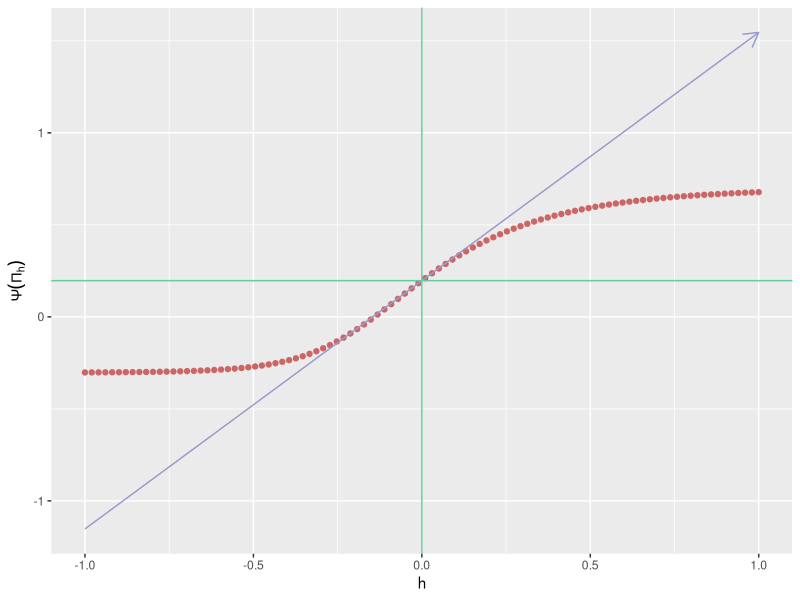
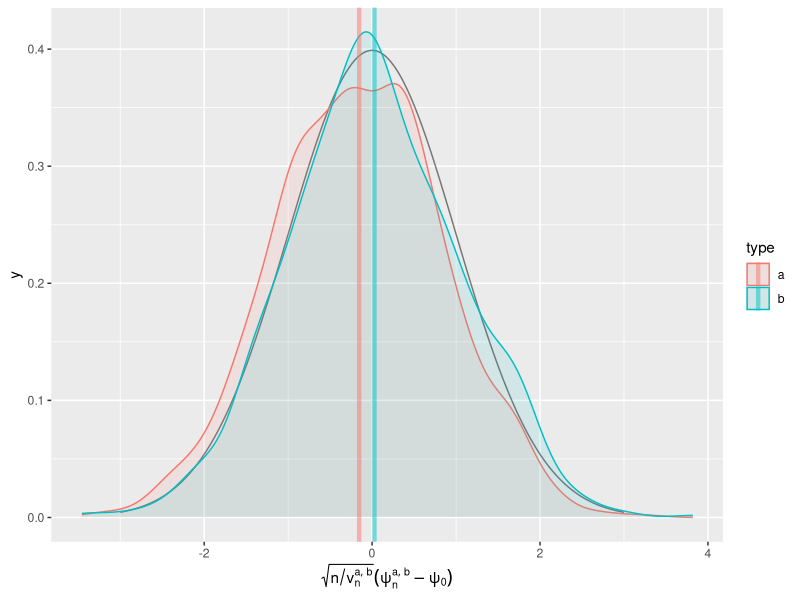

Recreate these plots in R, in order. (Note: this script raises an error after producing the figures.)
## ----setup, echo = FALSE-------------------------------------------------
knitr::opts_chunk$set(
  fig.height = 4, 
  fig.path = 'img/',
  fig.width = 12,
  message = FALSE,
  size = "tiny",
  warning = FALSE,
  warnings = FALSE
)

## ----visible-setup-------------------------------------------------------
set.seed(54321) ## because reproducibility matters...
suppressMessages(library(R.utils)) ## make sure it is installed
suppressMessages(library(tidyverse)) ## make sure it is installed
suppressMessages(library(caret)) ## make sure it is installed
expit <- plogis
logit <- qlogis

## ----simulation----------------------------------------------------------
draw_from_experiment <- function(n, ideal = FALSE) {
  ## preliminary
  n <- Arguments$getInteger(n, c(1, Inf))
  ideal <- Arguments$getLogical(ideal)
  ## ## 'Gbar' and 'Qbar' factors
  Gbar <- function(W) {
    expit(-0.2 + 3 * sqrt(W) - 1.5 * W)
  }
  Qbar <- function(AW) {
    A <- AW[, 1]
    W <- AW[, 2]
    A * (cos((1 + W) * pi / 5) + (1/3 <= W & W <= 1/2) / 10) +
      (1 - A) * (sin(4 * W^2 * pi) / 4 + 1/2) 
  }
  ## sampling
  ## ## context
  mixture_weights <- c(1/10, 9/10, 0)
  mins <- c(0, 11/30, 0)
  maxs <- c(1, 14/30, 1)
  latent <- findInterval(runif(n), cumsum(mixture_weights)) + 1
  W <- runif(n, min = mins[latent], max = maxs[latent])
  ## ## counterfactual rewards
  zeroW <- cbind(A = 0, W)
  oneW <- cbind(A = 1, W)
  Qbar.zeroW <- Qbar(zeroW)
  Qbar.oneW <- Qbar(oneW)
  Yzero <- rbeta(n, shape1 = 2, shape2 = 2 * (1 - Qbar.zeroW) / Qbar.zeroW)
  Yone <- rbeta(n, shape1 = 3, shape2 = 3 * (1 - Qbar.oneW) / Qbar.oneW)
  ## ## action undertaken
  A <- rbinom(n, size = 1, prob = Gbar(W))
  ## ## actual reward
  Y <- A * Yone + (1 - A) * Yzero
  ## ## observation
  if (ideal) {
    obs <- cbind(W = W, Yzero = Yzero, Yone = Yone, A = A, Y = Y)
  } else {
    obs <- cbind(W = W, A = A, Y = Y)
  }
  attr(obs, "Gbar") <- Gbar
  attr(obs, "Qbar") <- Qbar
  attr(obs, "QW") <- function(W) {
    out <- sapply(1:length(mixture_weights),
                  function(ii){
                    mixture_weights[ii] *
                      dunif(W, min = mins[ii], max = maxs[ii])
                  })
    return(rowSums(out))
  }
  attr(obs, "qY") <- function(AW, Y, Qbar){
    A <- AW[, 1]
    W <- AW[, 2]
    Qbar.AW <- do.call(Qbar, list(AW)) # is call to 'do.call' necessary?
    shape1 <- ifelse(A == 0, 2, 3)
    dbeta(Y, shape1 = shape1, shape2 = shape1 * (1 - Qbar.AW) / Qbar.AW)
  }
  ##
  return(obs)
}

## ----draw-five-obs-------------------------------------------------------
(five_obs <- draw_from_experiment(5))

## ----approx-psi-0-a-one--------------------------------------------------
integrand <- function(w) {
  Qbar <- attr(five_obs, "Qbar")
  QW <- attr(five_obs, "QW")
  ( Qbar(cbind(1, w)) - Qbar(cbind(0, w)) ) * QW(w)
}
(psi_zero <- integrate(integrand, lower = 0, upper = 1)$val)

## ----DAG-----------------------------------------------------------------
## plot the causal diagram

## ----approx-psi-zero-a-two-----------------------------------------------
B <- 1e6 ## Antoine: 1e6 eventually
ideal_obs <- draw_from_experiment(B, ideal = TRUE)
(psi_approx <- mean(ideal_obs[, "Yone"] - ideal_obs[, "Yzero"]))

## ----approx-psi-zero-b---------------------------------------------------
sd_approx <- sd(ideal_obs[, "Yone"] - ideal_obs[, "Yzero"])
alpha <- 0.05
(psi_approx_CI <- psi_approx + c(-1, 1) * qnorm(1 - alpha / 2) * sd_approx / sqrt(B))

## ----another-simulation--------------------------------------------------
draw_from_another_experiment <- function(n, h = 0) {
  ## preliminary
  n <- Arguments$getInteger(n, c(1, Inf))
  h <- Arguments$getNumeric(h)
  ## ## 'Gbar' and 'Qbar' factors
  Gbar <- function(W) {
    sin((1 + W) * pi / 6)
  }
  Qbar <- function(AW, hh = h) {
    A <- AW[, 1]
    W <- AW[, 2]
    expit( logit( A *  W + (1 - A) * W^2 ) +
           hh * 10 * sqrt(W) * A )
  }
  ## sampling
  ## ## context
  W <- runif(n, min = 1/10, max = 9/10)
  ## ## action undertaken
  A <- rbinom(n, size = 1, prob = Gbar(W))
  ## ## reward
  shape1 <- 4
  QAW <- Qbar(cbind(A, W))
  Y <- rbeta(n, shape1 = shape1, shape2 = shape1 * (1 - QAW) / QAW)
  ## ## observation
  obs <- cbind(W = W, A = A, Y = Y)
  attr(obs, "Gbar") <- Gbar
  attr(obs, "Qbar") <- Qbar
  attr(obs, "QW") <- function(x){dunif(x, min = 1/10, max = 9/10)}
  attr(obs, "shape1") <- shape1
  attr(obs, "qY") <- function(AW, Y, Qbar, shape1){
    A <- AW[,1]; W <- AW[,2]
    Qbar.AW <- do.call(Qbar, list(AW))
    dbeta(Y, shape1 = shape1, shape2 = shape1 * (1 - Qbar.AW) / Qbar.AW)
  }
  ##
  return(obs)
}

## ----approx-psi-one------------------------------------------------------
five_obs_from_another_experiment <- draw_from_another_experiment(5)
another_integrand <- function(w) {
  Qbar <- attr(five_obs_from_another_experiment, "Qbar")
  QW <- attr(five_obs_from_another_experiment, "QW")
  ( Qbar(cbind(1, w)) - Qbar(cbind(0, w)) ) * QW(w)
}
(psi_Pi_zero <- integrate(another_integrand, lower = 0, upper = 1)$val)

## ----psi-approx-psi-one,  fig.cap =  "Evolution of statistical parameter $\\Psi$ along fluctuation $\\{\\Pi_{h} : h \\in H\\}$."----
approx <- seq(-1, 1, length.out = 1e2)
psi_Pi_h <- sapply(approx, function(t) {
  obs_from_another_experiment <- draw_from_another_experiment(1, h = t)
  integrand <- function(w) {
    Qbar <- attr(obs_from_another_experiment, "Qbar")
    QW <- attr(obs_from_another_experiment, "QW")
    ( Qbar(cbind(1, w)) - Qbar(cbind(0, w)) ) * QW(w)
  }
  integrate(integrand, lower = 0, upper = 1)$val  
})
slope_approx <- (psi_Pi_h - psi_Pi_zero) / approx
slope_approx <- slope_approx[min(which(approx > 0))]
ggplot() +
  geom_point(data = data.frame(x = approx, y = psi_Pi_h), aes(x, y),
             color = "#CC6666") +
  geom_segment(aes(x = -1, y = psi_Pi_zero - slope_approx,
                   xend = 1, yend = psi_Pi_zero + slope_approx),
               arrow = arrow(length = unit(0.03, "npc")),
               color = "#9999CC") +
  geom_vline(xintercept = 0, color = "#66CC99") +
  geom_hline(yintercept = psi_Pi_zero, color = "#66CC99") +
  labs(x = "h", y = expression(Psi(Pi[h]))) 

## ----eic-----------------------------------------------------------------
eic <- function(obs, psi) {
  Qbar <- attr(obs, "Qbar")
  Gbar <- attr(obs, "Gbar")
  QAW <- Qbar(obs[, c("A", "W")])
  GW <- Gbar(obs[, "W"])
  lGAW <- obs[, "A"] * GW + (1 - obs[, "A"]) * (1 - GW)
  ( Qbar(cbind(1, obs[, "W"])) - Qbar(cbind(0, obs[, "W"])) - psi ) +
    (2 * obs[, "A"] - 1) / lGAW * (obs[, "Y"] - QAW)
}

(eic(five_obs, psi = psi_approx))
(eic(five_obs_from_another_experiment, psi = psi_Pi_zero))

## ----cramer-rao----------------------------------------------------------
obs <- draw_from_experiment(B)
(cramer_rao_hat <- var(eic(obs, psi = psi_approx)))

## ----cramer-rao-another-experiment---------------------------------------
obs_from_another_experiment <- draw_from_another_experiment(B)
(cramer_rao_Pi_zero_hat <- var(eic(obs_from_another_experiment, psi = 59/300)))
(ratio <- sqrt(cramer_rao_Pi_zero_hat/cramer_rao_hat))

## ----recover-slope-------------------------------------------------------
sigma0_draw_from_another_experiment <- function(obs) { 
  ## preliminary
  Qbar <- attr(obs, "Qbar")
  QAW <- Qbar(obs[, c("A", "W")])
  shape1 <- Arguments$getInteger(attr(obs, "shape1"), c(1, Inf))
  ## computations
  betaAW <- shape1 * (1 - QAW) / QAW
  out <- log(1 - obs[, "Y"])
  for (int in 1:shape1) {
    out <- out + 1/(int - 1 + betaAW)
  }
  out <- - out * shape1 * (1 - QAW) / QAW * 10 * sqrt(obs[, "W"]) * obs[, "A"]
  ## no need to center given how we will use it
  return(out)
}

vars <- eic(obs_from_another_experiment, psi = 59/300) *
  sigma0_draw_from_another_experiment(obs_from_another_experiment)
sd_hat <- sd(vars)
(slope_hat <- mean(vars))
(slope_CI <- slope_hat + c(-1, 1) * qnorm(1 - alpha / 2) * sd_hat / sqrt(B))

## ----known-Gbar-one-a----------------------------------------------------
Gbar <- attr(obs, "Gbar")

iter <- 1e3

## ----known-Gbar-one-b, fig.cap = "Kernel density estimators of the law of two estimators of $\\psi_{0}$ (recentered and renormalized), one of them misconceived (a), the other assuming that $\\Gbar_{0}$ is known (b). Built based on `iter` independent realizations of each estimator."----
psi_hat_ab <- obs %>% as_tibble() %>% mutate(id = 1:n() %% iter) %>%
  mutate(lGAW = A * Gbar(W) + (1 - A) * (1 - Gbar(W))) %>% group_by(id) %>%
  summarize(est_a = mean(Y[A==1]) - mean(Y[A==0]),
            est_b = mean(Y * (2 * A - 1) / lGAW),
            std_b = sd(Y * (2 * A - 1) / lGAW) / sqrt(n()),
            clt_b = (est_b - psi_approx) / std_b) %>% 
  mutate(std_a = sd(est_a),
         clt_a = (est_a - psi_approx) / std_a) %>%
  gather(key, value, -id) %>%
  extract(key, c("what", "type"), "([^_]+)_([ab])") %>%
  spread(what, value)

(bias_ab <- psi_hat_ab %>% group_by(type) %>% summarise(bias = mean(clt)))

fig <- ggplot() +
  geom_line(aes(x = x, y = y), 
            data = tibble(x = seq(-3, 3, length.out = 1e3),
                          y = dnorm(x)),
            linetype = 1, alpha = 0.5) +
  geom_density(aes(clt, fill = type, colour = type),
               psi_hat_ab, alpha = 0.1) +
  geom_vline(aes(xintercept = bias, colour = type),
             bias_ab, size = 1.5, alpha = 0.5)
  
fig +
  labs(x = expression(paste(sqrt(n/v[n]^{list(a, b)})*(psi[n]^{list(a, b)} - psi[0]))))

stop("Stops here.\n")

## ----unknown-Gbar-one----------------------------------------------------
estimate_G <- function(dat, algorithm, ...) {
  if (!attr(algorithm, "ML")) {
    dat <- as.data.frame(dat)
    fit <- algorithm[[1]](formula = algorithm[[2]], data = dat)
    Ghat <- function(newdata) {
      newdata <- as.data.frame(newdata)
      predict(fit, newdata, type = "response")
    }
  } else {
    fit <- algorithm(dat, ...)
    Qhat <- function(newdata) {
      caret::predict.train(fit, newdata)
    }
  }
  return(Ghat)
}

compute_lGhatAW <- function(A, W, Ghat, threshold = 0.05) {
  dat <- data.frame(A = A, W = W)
  Ghat_W <- Ghat(dat)
  lGAW <- A * Ghat_W + (1 - A) * (1 - Ghat_W)
  pred <- pmin(1 - threshold, pmax(lGAW, threshold))
  return(pred)
}

## ----unknown-Gbar-two----------------------------------------------------
working_model_G_one <- list(
  model = function(...) {glm(family = binomial(), ...)},
  formula = as.formula(
    paste("A ~",
          paste("I(W^", seq(1/2, 2, by = 1/2), sep = "", collapse = ") + "),
          ")")
  ))
attr(working_model_G_one, "ML") <- FALSE
working_model_G_one$formula

## ----unknown-Gbar-two-bis------------------------------------------------
learned_features <- obs %>% as_tibble() %>% mutate(id = 1:n() %% iter) %>%
  nest(-id, .key = "obs") %>%
  mutate(Ghat = map(obs, ~ estimate_G(., algorithm = working_model_G_one))) %>%
  mutate(lGAW = map2(Ghat, obs, ~ compute_lGhatAW(.y$A, .y$W, .x)))


psi_hat_abc <- learned_features %>%
  unnest(obs, lGAW) %>%
  group_by(id) %>%
  summarize(est = mean(Y * (2 * A - 1) / lGAW)) %>%
  mutate(std = sd(est),
         clt = (est - psi_approx) / std,
         type = "c") %>%
  full_join(psi_hat_ab)

(bias_abc <- psi_hat_abc %>% group_by(type) %>% summarise(bias = mean(clt)))

## ----unknown-Gbar-three, fig.cap = "Kernel density estimators of the law of three estimators of $\\psi_{0}$  (recentered and renormalized), one of them misconceived (a), one assuming that $\\Gbar_{0}$ is known (b) and one that hinges on the estimation of $\\Gbar_{0}$ (c). The present figure includes Figure \\@ref(fig:known-Gbar-one-b) (but the colors differ). Built based on `iter` independent realizations of each estimator."----
fig +
  geom_density(aes(clt, fill = type, colour = type), psi_hat_abc, alpha = 0.1) +
  geom_vline(aes(xintercept = bias, colour = type),
             bias_abc, size = 1.5, alpha = 0.5) +
  xlim(-3, 3) + 
  labs(x = expression(paste(sqrt(n/v[n]^{list(a, b, c)})*
                            (psi[n]^{list(a, b, c)} - psi[0]))))

## ----unknown-Gbar-four, fig.cap  = "Quantile-quantile plot of the standard normal law against the empirical laws  of three estimators of $\\psi_{0}$, one of them misconceived (a), one assuming that $\\Gbar_{0}$ is known (b) and one that hinges on the estimation of $\\Gbar_{0}$ (c). Built based on `iter` independent realizations of each estimator."----
ggplot(psi_hat_abc, aes(sample = clt, fill = type, colour = type)) +
  geom_abline(intercept = 0, slope = 1, alpha = 0.5) +
  geom_qq(alpha = 1)

## ----exercises-one, eval = FALSE-----------------------------------------
## powers <- ## make sure '1/2' and '1' belong to 'powers', eg
##   seq(1/4, 3, by = 1/4)
## working_model_G_two <- list(
##   model = function(...) {glm(family = binomial(), ...)},
##   formula = as.formula(
##     paste("A ~",
##           paste("I(W^", powers, sep = "", collapse = ") + "),
##           ")")
##   ))
## attr(working_model_G_two, "ML") <- FALSE

## ----exercises-two, eval = TRUE------------------------------------------
transform <- c("cos", "sin", "sqrt", "log", "exp")
working_model_G_three <- list(
  model = function(...) {glm(family = binomial(), ...)},
  formula = as.formula(
    paste("A ~",
          paste("I(", transform, sep = "", collapse = "(W)) + "),
          "(W))")
  ))
attr(working_model_G_three, "ML") <- FALSE
(working_model_G_three$formula)

## ----estimating-Qbar-one, eval = TRUE------------------------------------
estimate_Q <- function(dat, algorithm, ...) {
  if (!attr(algorithm, "ML")) {
    dat <- as.data.frame(dat)
    fit <- algorithm[[1]](formula = algorithm[[2]], data = dat)
    Qhat <- function(newdata) {
      newdata <- as.data.frame(newdata)
      predict(fit, newdata, type = "response")
    }
  } else {
    fit <- algorithm(dat, ...)
    Qhat <- function(newdata) {
      caret::predict.train(fit, newdata)
    }    
  }
  return(Qhat)
}

compute_QhatAW <- function(Y, A, W, Qhat, blip = FALSE) {
  if (!blip) {
    dat <- data.frame(Y = Y, A = A, W = W)
    pred <- Qhat(dat)
  } else {
    pred <- Qhat(data.frame(A = 1, W = W)) - Qhat(data.frame(A = 0, W = W))
  }
  return(pred)  
}

working_model_Q_one <- list(
  model = function(...) {glm(family = binomial(), ...)},
  formula = as.formula(
    paste("Y ~ A * (",
          paste("I(W^", seq(1/2, 2, by = 1/2), sep = "", collapse = ") + "),
          "))")
  ))
attr(working_model_Q_one, "ML") <- FALSE
working_model_Q_one$formula

## k-NN
kknn_algo <- function(dat, ...) {
  args <- list(...)
  if ("Subsample" %in% names(args)) {
    keep <- sample.int(nrow(dat), args$Subsample)
    dat <- dat[keep, ]
  }
  caret::train(Y ~ I(10*A) + W, ## a tweak
               data = dat,
               method = "kknn",
               verbose = FALSE,
               ...)
}
attr(kknn_algo, "ML") <- TRUE
kknn_grid <- expand.grid(kmax = c(3, 5), distance = 2, kernel = "gaussian")
control <- trainControl(method = "cv", number = 2,
                        predictionBounds = c(0, 1),
                        allowParallel = TRUE)

learned_features <- learned_features %>% 
  mutate(Qhat_d = map(obs, ~ estimate_Q(., algorithm = working_model_Q_one)),
         Qhat_e = map(obs, ~ estimate_Q(., algorithm = kknn_algo,
                                        trControl = control,
                                        tuneGrid = kknn_grid,
                                        Subsample = 1000))) %>%
  mutate(blip_QW_d = map2(Qhat_d, obs,
                          ~ compute_QhatAW(.y$Y, .y$A, .y$W, .x, blip = TRUE)),
         blip_QW_e = map2(Qhat_e, obs,
                          ~ compute_QhatAW(.y$Y, .y$A, .y$W, .x, blip = TRUE)))

psi_hat_de <- learned_features %>%
  unnest(blip_QW_d, blip_QW_e) %>%
  group_by(id) %>%
  summarize(est_d = mean(blip_QW_d),
            est_e = mean(blip_QW_e)) %>%
  mutate(std_d = sd(est_d),
         std_e = sd(est_e),
         clt_d = (est_d - psi_approx) / std_d,
         clt_e = (est_e - psi_approx) / std_e) %>% 
  gather(key, value, -id) %>%
  extract(key, c("what", "type"), "([^_]+)_([de])") %>%
  spread(what, value)

(bias_de <- psi_hat_de %>% group_by(type) %>% summarize(bias = mean(clt)))

fig <- ggplot() +
  geom_line(aes(x = x, y = y), 
            data = tibble(x = seq(-3, 3, length.out = 1e3),
                          y = dnorm(x)),
            linetype = 1, alpha = 0.5) +
  geom_density(aes(clt, fill = type, colour = type),
               psi_hat_de, alpha = 0.1) +
  geom_vline(aes(xintercept = bias, colour = type),
             bias_de, size = 1.5, alpha = 0.5)
  
fig +
  labs(x = expression(paste(sqrt(n/v[n]^{list(d, e)})*(psi[n]^{list(d, e)} - psi[0]))))

## ----one-step------------------------------------------------------------


## ----estimating-Qbar-two, eval = FALSE-----------------------------------
## 
## 
## working_model_Q_two <- list(
##   model = function(...) {glm(family = binomial(), ...)},
##   formula = as.formula(
##     paste("Y ~ A * (",
##           paste("I(W^", seq(1/2, 3, by = 1/2), sep = "", collapse = ") + "),
##           "))")
##   ))
## attr(working_model_Q_two, "ML") <- FALSE
## 
## ## xgboost based on trees
## xgb_tree_algo <- function(dat, ...) {
##   caret::train(Y ~ I(10*A) + W,
##                data = dat,
##                method = "xgbTree",
##                trControl = control,
##                tuneGrid = grid,
##                verbose = FALSE)
## }
## attr(xgb_tree_algo, "ML") <- TRUE
## xgb_tree_grid <- expand.grid(nrounds = 350,
##                              max_depth = c(4, 6),
##                              eta = c(0.05, 0.1),
##                              gamma = 0.01,
##                              colsample_bytree = 0.75,
##                              subsample = 0.5,
##                              min_child_weight = 0)
## 
## ## nonparametric kernel smoothing regression
## npreg <- list(
##   label = "Kernel regression",
##   type = "Regression",
##   library = "np",
##   parameters = data.frame(parameter =
##                             c("subsample", "regtype",
##                               "ckertype", "ckerorder"),
##                           class = c("integer", "character",
##                                     "character", "integer"),
##                           label = c("#subsample", "regtype",
##                                     "ckertype", "ckerorder")),
##   grid = function(x, y, len = NULL, search = "grid") {
##     if (!identical(search, "grid")) {
##       stop("No random search implemented.\n")
##     } else {
##       out <- expand.grid(subsample = c(50, 100),
##                          regtype = c("lc", "ll"),
##                          ckertype =
##                            c("gaussian",
##                              "epanechnikov",
##                              "uniform"),
##                          ckerorder = seq(2, 8, 2))
##     }
##     return(out)
##   },
##   fit = function(x, y, wts, param, lev, last, classProbs, ...) {
##     ny <- length(y)
##     if (ny > param$subsample) {
##       ## otherwise far too slow for what we intend to do here...
##       keep <- sample.int(ny, param$subsample)
##       x <- x[keep, ]
##       y <- y[keep]
##     }
##     bw <- np::npregbw(xdat = as.data.frame(x), ydat = y,
##                       regtype = param$regtype,
##                       ckertype = param$ckertype,
##                       ckerorder = param$ckerorder,
##                       remin = FALSE, ftol = 0.01, tol = 0.01,
##                       ...)
##     np::npreg(bw)
##   },
##   predict = function (modelFit, newdata, preProc = NULL, submodels = NULL) {
##     if (!is.data.frame(newdata)) {
##       newdata <- as.data.frame(newdata)
##     }
##     np:::predict.npregression(modelFit, se.fit = FALSE, newdata)
##   },
##   sort = function(x) {
##     x[order(x$regtype, x$ckerorder), ]
##   },
##   loop = NULL, prob = NULL, levels = NULL
## )
## 
## npreg_algo <- function(dat, ...) {
##   caret::train(working_model_Q_one$formula,
##                data = dat,
##                method = npreg, # no quotes!
##                verbose = FALSE,
##                ...)
## }
## attr(npreg_algo, "ML") <- TRUE
## npreg_grid <- data.frame(subsample = 100,
##                          regtype = "lc",
##                          ckertype = "gaussian",
##                          ckerorder = 4,
##                          stringsAsFactors = FALSE)



Gbar_alt <- function(W) {
  expit(1 + 2 * W - 4 * sqrt(abs((W - 5/12))))
}

tibble(x = seq(0, 1, length.out = 1e3),
       orig = Gbar(x),
       alt = Gbar_alt(x)) %>%
  gather(key, value, -x) %>%
  ggplot() +
  geom_point(aes(x, value, color = key)) +
  ylim(0, 1)


draw_from_experiment_alt <- function(n, ideal = FALSE) {
  ## preliminary
  n <- Arguments$getInteger(n, c(1, Inf))
  ideal <- Arguments$getLogical(ideal)
  ## ## 'Gbar' and 'Qbar' factors
  Gbar_alt <- function(W) {
    expit(1 + 2 * W - 4 * sqrt(abs((W - 5/12))))
  }
  Gbar <- Gbar_alt
  Qbar <- function(AW) {
    A <- AW[, 1]
    W <- AW[, 2]
    A * (cos((1 + W) * pi / 5) + (1/3 <= W & W <= 1/2) / 10) +
      (1 - A) * (sin(4 * W^2 * pi) / 4 + 1/2) 
  }
  ## sampling
  ## ## context
  mixture_weights <- c(1/10, 9/10, 0)
  mins <- c(0, 11/30, 0)
  maxs <- c(1, 14/30, 1)
  latent <- findInterval(runif(n), cumsum(mixture_weights)) + 1
  W <- runif(n, min = mins[latent], max = maxs[latent])
  ## ## counterfactual rewards
  zeroW <- cbind(A = 0, W)
  oneW <- cbind(A = 1, W)
  Qbar.zeroW <- Qbar(zeroW)
  Qbar.oneW <- Qbar(oneW)
  Yzero <- rbeta(n, shape1 = 2, shape2 = 2 * (1 - Qbar.zeroW) / Qbar.zeroW)
  Yone <- rbeta(n, shape1 = 3, shape2 = 3 * (1 - Qbar.oneW) / Qbar.oneW)
  ## ## action undertaken
  A <- rbinom(n, size = 1, prob = Gbar(W))
  ## ## actual reward
  Y <- A * Yone + (1 - A) * Yzero
  ## ## observation
  if (ideal) {
    obs <- cbind(W = W, Yzero = Yzero, Yone = Yone, A = A, Y = Y)
  } else {
    obs <- cbind(W = W, A = A, Y = Y)
  }
  attr(obs, "Gbar") <- Gbar
  attr(obs, "Qbar") <- Qbar
  attr(obs, "QW") <- function(W) {
    out <- sapply(1:length(mixture_weights),
                  function(ii){
                    mixture_weights[ii] *
                      dunif(W, min = mins[ii], max = maxs[ii])
                  })
    return(rowSums(out))
  }
  attr(obs, "qY") <- function(AW, Y, Qbar){
    A <- AW[, 1]
    W <- AW[, 2]
    Qbar.AW <- do.call(Qbar, list(AW)) # is call to 'do.call' necessary?
    shape1 <- ifelse(A == 0, 2, 3)
    dbeta(Y, shape1 = shape1, shape2 = shape1 * (1 - Qbar.AW) / Qbar.AW)
  }
  ##
  return(obs)
}

B <- 1e6 ## Antoine: 1e6 eventually
obs <- draw_from_experiment_alt(B)
idx <- obs[, "A"] == 1
phi <- mean(obs[idx, "Y"]) - mean(obs[!idx, "Y"])
